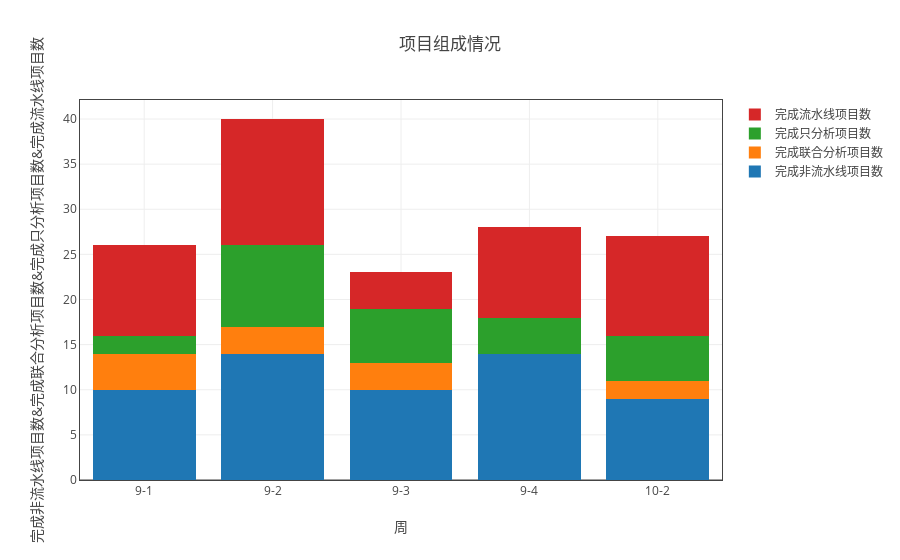
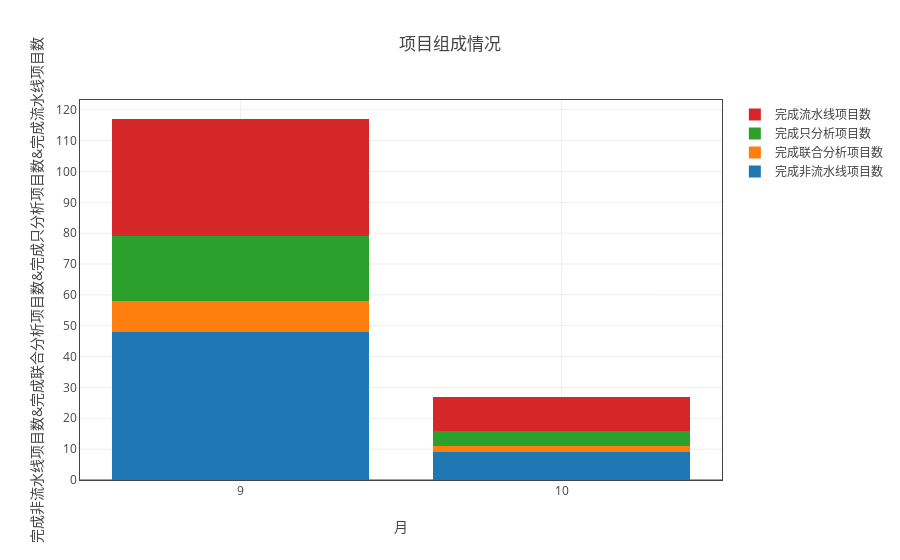

Source (notebook cell) for these figures, in order:
### Markdown cell above
### 项目组成情况

### Code cell
ss = myModule.format(all_df1 ,"日期（格式“月-周次”）" ,['完成流水线项目数','完成非流水线项目数','完成只分析项目数','完成联合分析项目数'])
myModule.myPlot(myModule.sort_by_index(ss.groupby('sum'))).plot('stack_bar',fig_title='项目组成情况')
ss = myModule.format(all_df1 ,"month" ,['完成流水线项目数','完成非流水线项目数','完成只分析项目数','完成联合分析项目数'])
myModule.myPlot(ss.groupby('sum')).plot('stack_bar',"月",fig_title='项目组成情况')

### Figure 1 — Plotly figure (JSON) as saved in the notebook; plotly's stock layout.template omitted (floating-point values rounded to 4 significant figures)
{"data": [{"name": "完成非流水线项目数", "type": "bar", "uid": "7e6b9c19-d2d4-11e8-8ddb-a41f72875c19", "x": ["9-1", "9-2", "9-3", "9-4", "10-2"], "y": [10, 14, 10, 14, 9]}, {"name": "完成联合分析项目数", "type": "bar", "uid": "7e6b9c1a-d2d4-11e8-8ddb-a41f72875c19", "x": ["9-1", "9-2", "9-3", "9-4", "10-2"], "y": [4, 3, 3, 0, 2]}, {"name": "完成只分析项目数", "type": "bar", "uid": "7e6b9c1b-d2d4-11e8-8ddb-a41f72875c19", "x": ["9-1", "9-2", "9-3", "9-4", "10-2"], "y": [2, 9, 6, 4, 5]}, {"name": "完成流水线项目数", "type": "bar", "uid": "7e6b9c1c-d2d4-11e8-8ddb-a41f72875c19", "x": ["9-1", "9-2", "9-3", "9-4", "10-2"], "y": [10, 14, 4, 10, 11]}], "layout": {"barmode": "stack", "title": "项目组成情况", "xaxis": {"mirror": "all", "nticks": 20, "showgrid": true, "showline": true, "title": "周", "type": "category", "zeroline": true}, "yaxis": {"mirror": "all", "nticks": 20, "showgrid": true, "showline": true, "title": "完成非流水线项目数&完成联合分析项目数&完成只分析项目数&完成流水线项目数", "zeroline": true}}}

### Figure 2 — Plotly figure (JSON) as saved in the notebook; plotly's stock layout.template omitted (floating-point values rounded to 4 significant figures)
{"data": [{"name": "完成非流水线项目数", "type": "bar", "uid": "7e6b9c1d-d2d4-11e8-8ddb-a41f72875c19", "x": [9, 10], "y": [48, 9]}, {"name": "完成联合分析项目数", "type": "bar", "uid": "7e6b9c1e-d2d4-11e8-8ddb-a41f72875c19", "x": [9, 10], "y": [10, 2]}, {"name": "完成只分析项目数", "type": "bar", "uid": "7e6b9c1f-d2d4-11e8-8ddb-a41f72875c19", "x": [9, 10], "y": [21, 5]}, {"name": "完成流水线项目数", "type": "bar", "uid": "7e6b9c20-d2d4-11e8-8ddb-a41f72875c19", "x": [9, 10], "y": [38, 11]}], "layout": {"barmode": "stack", "title": "项目组成情况", "xaxis": {"mirror": "all", "nticks": 20, "showgrid": true, "showline": true, "title": "月", "type": "category", "zeroline": true}, "yaxis": {"mirror": "all", "nticks": 20, "showgrid": true, "showline": true, "title": "完成非流水线项目数&完成联合分析项目数&完成只分析项目数&完成流水线项目数", "zeroline": true}}}
